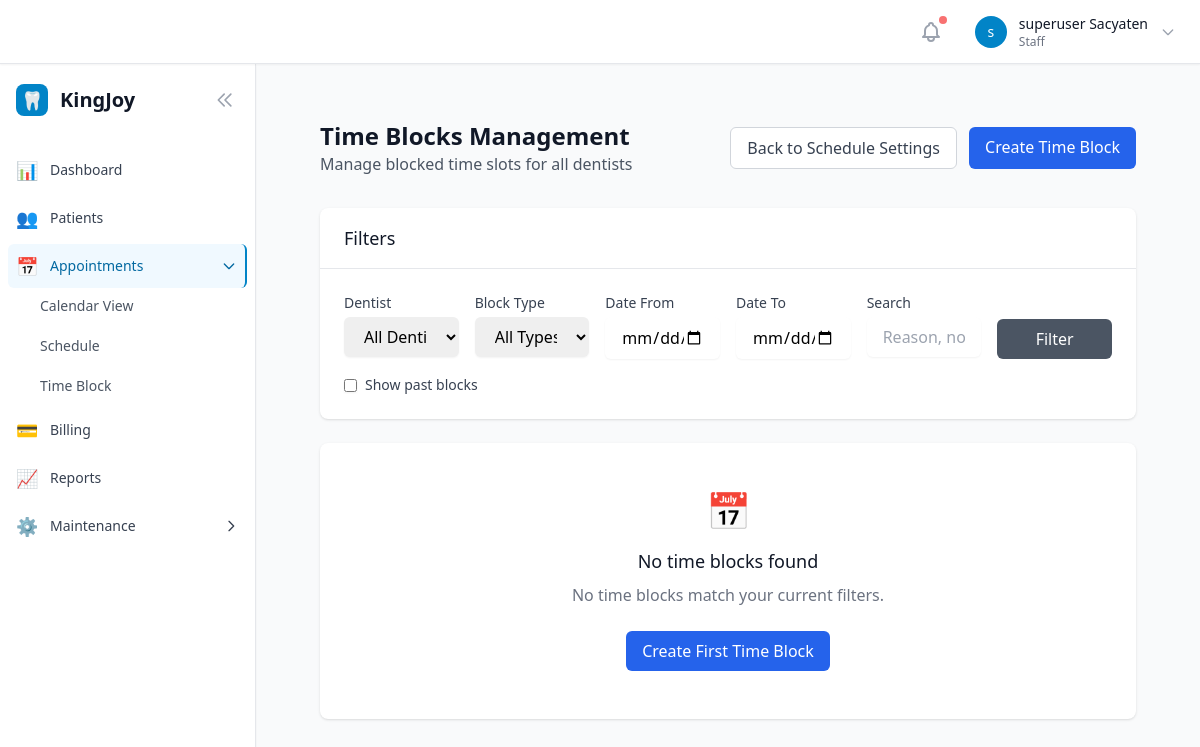
The page /appointments/time-blocks/ (signed in) on the database as committed earlier.
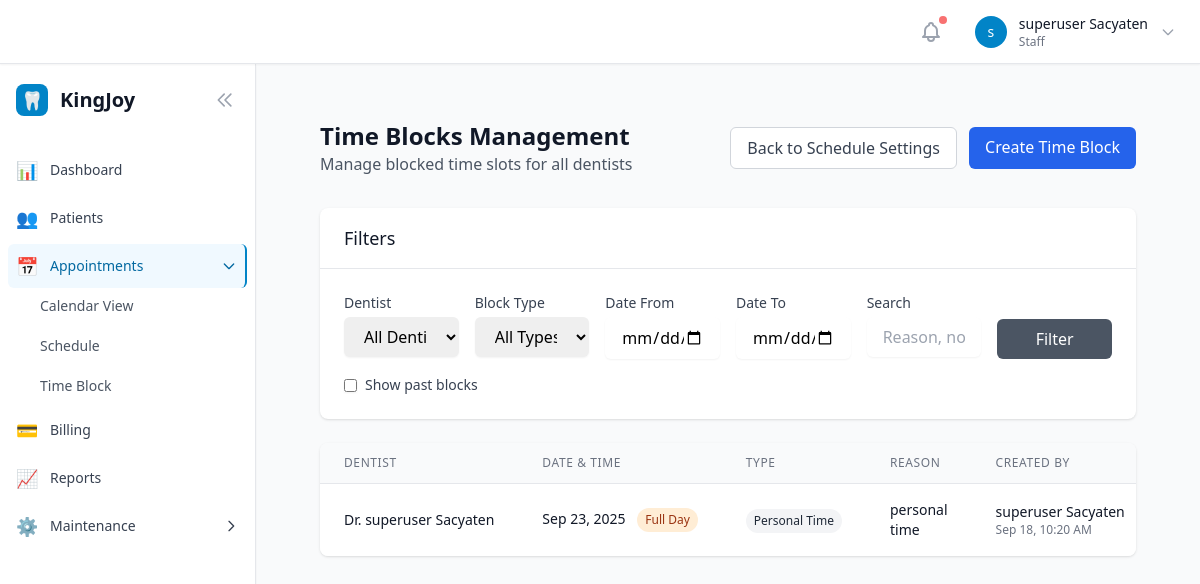
The same page on the database as committed later.
### appointments/models.py (models this page shows, shortened)
class TimeBlock(models.Model):
    BLOCK_TYPE_CHOICES = [
        ('vacation', 'Vacation'),
        ('sick_leave', 'Sick Leave'),
        ('meeting', 'Meeting'),
        ('training', 'Training'),
        ('maintenance', 'Equipment Maintenance'),
        ('personal', 'Personal Time'),
        ('other', 'Other'),
    ]
    dentist = models.ForeignKey('users.User', on_delete=models.CASCADE, related_name='time_blocks')
    date = models.DateField()
    start_time = models.TimeField(null=True, blank=True, help_text="Leave empty to block entire day")
    end_time = models.TimeField(null=True, blank=True, help_text="Leave empty to block entire day")
    block_type = models.CharField(max_length=20, choices=BLOCK_TYPE_CHOICES, default='other')
    reason = models.CharField(max_length=255)
    notes = models.TextField(blank=True)
    created_at = models.DateTimeField(auto_now_add=True)
    created_by = models.ForeignKey('users.User', on_delete=models.PROTECT, related_name='created_time_blocks')
    class Meta:
        ordering = ['date', 'start_time']
        indexes = [
            models.Index(fields=['dentist', 'date'], name='time_block_dentist_date_idx'),
            models.Index(fields=['date', 'start_time'], name='time_block_date_time_idx'),
        ]
        constraints = [
            models.CheckConstraint(
                check=models.Q(end_time__gt=models.F('start_time')) |
                      (models.Q(start_time__isnull=True) & models.Q(end_time__isnull=True)),
                name='timeblock_valid_times'
            ),
        ]
    @property
    def is_full_day(self):
        return self.start_time is None and self.end_time is None

### users/models.py (models this page shows, shortened)
class User(AbstractUser):
    role = models.ForeignKey(Role, on_delete=models.PROTECT, null=True, blank=True)
    phone = models.CharField(max_length=20, blank=True)
    is_active_dentist = models.BooleanField(default=False, help_text="Can accept appointments")
    created_at = models.DateTimeField(auto_now_add=True)
    updated_at = models.DateTimeField(auto_now=True)
    def has_permission(self, module_name):
        if self.is_superuser:
            return True
        if not self.role or self.role.is_archived:  # Users with archived roles lose access
            return False
        return self.role.permissions.get(module_name, False)
    @property
    def full_name(self):
        return self.get_full_name() or self.username

### appointments/schedule_views.py (the view, shortened to what this page needs)
# urls.py: path('time-blocks/', schedule_views.TimeBlockListView.as_view(), name='time_block_list'),
class TimeBlockListView(LoginRequiredMixin, ListView):
    model = TimeBlock
    template_name = 'appointments/time_block_list.html'
    context_object_name = 'time_blocks'
    paginate_by = 20
    def dispatch(self, request, *args, **kwargs):
        if not request.user.has_permission('appointments'):
            messages.error(request, 'You do not have permission to access this page.')
            return redirect('core:dashboard')
        return super().dispatch(request, *args, **kwargs)
    def get_queryset(self):
        queryset = TimeBlock.objects.select_related('dentist', 'created_by')
        dentist_id = self.request.GET.get('dentist')
        if dentist_id:
            queryset = queryset.filter(dentist_id=dentist_id)
        block_type = self.request.GET.get('block_type')
        if block_type:
            queryset = queryset.filter(block_type=block_type)
        date_from = self.request.GET.get('date_from')
        if date_from:
            try:
                date_from = datetime.strptime(date_from, '%Y-%m-%d').date()
                queryset = queryset.filter(date__gte=date_from)
            except ValueError:
                pass
        date_to = self.request.GET.get('date_to')
        if date_to:
            try:
                date_to = datetime.strptime(date_to, '%Y-%m-%d').date()
                queryset = queryset.filter(date__lte=date_to)
            except ValueError:
                pass
        show_past = self.request.GET.get('show_past')
        if not show_past:
            queryset = queryset.filter(date__gte=timezone.now().date())
        search = self.request.GET.get('search')
        return queryset.order_by('-date', '-start_time')
    def get_context_data(self, **kwargs):
        context = super().get_context_data(**kwargs)
        context.update({
            'dentists': User.objects.filter(is_active_dentist=True).order_by('first_name'),
            'block_types': TimeBlock.BLOCK_TYPE_CHOICES,
            'filters': {
                'dentist': self.request.GET.get('dentist', ''),
                'block_type': self.request.GET.get('block_type', ''),
                'date_from': self.request.GET.get('date_from', ''),
                'date_to': self.request.GET.get('date_to', ''),
                'show_past': self.request.GET.get('show_past', ''),
                'search': self.request.GET.get('search', ''),
            }
        })
        return context

### users/templatetags/user_tags.py (called while the page is built)
@register.filter
def has_permission(user, module_name):
    if not user or not user.is_authenticated:
        return False
    if user.is_superuser:
        return True
    if not hasattr(user, 'role') or not user.role:
        return False
    return user.role.permissions.get(module_name, False)

### templates/appointments/time_block_list.html (shortened to what the changed rows need)
{% extends 'base.html' %}
{% load static %}
{% block content %}
<div class="max-w-7xl mx-auto px-4 sm:px-6 lg:px-8 py-8">
    <div class="flex justify-between items-center mb-8">
        <div>
            <h1 class="text-2xl font-bold text-gray-900">Time Blocks Management</h1>
        </div>
    </div>
    <div class="bg-white rounded-lg shadow mb-6">
        <div class="px-6 py-4 border-b border-gray-200">
            <h2 class="text-lg font-medium text-gray-900">Filters</h2>
        </div>
    </div>
    <div class="bg-white rounded-lg shadow overflow-hidden">
        {% if time_blocks %}
            <div class="overflow-x-auto">
                <table class="min-w-full divide-y divide-gray-200">
                    <thead class="bg-gray-50">
                        <tr>
                            <th class="px-6 py-3 text-left text-xs font-medium text-gray-500 uppercase tracking-wider">
                                Dentist
                            </th>
                            <th class="px-6 py-3 text-left text-xs font-medium text-gray-500 uppercase tracking-wider">
                                Date & Time
                            </th>
                            <th class="px-6 py-3 text-left text-xs font-medium text-gray-500 uppercase tracking-wider">
                                Type
                            </th>
                            <th class="px-6 py-3 text-left text-xs font-medium text-gray-500 uppercase tracking-wider">
                                Reason
                            </th>
                            <th class="px-6 py-3 text-left text-xs font-medium text-gray-500 uppercase tracking-wider">
                                Created By
                            </th>
                        </tr>
                    </thead>
                    <tbody class="bg-white divide-y divide-gray-200">
                        {% for block in time_blocks %}
                            <tr class="hover:bg-gray-50">
                                <td class="px-6 py-4 whitespace-nowrap">
                                    <div class="text-sm font-medium text-gray-900">
                                        Dr. {{ block.dentist.full_name }}
                                    </div>
                                </td>
                                <td class="px-6 py-4 whitespace-nowrap">
                                    <div class="text-sm text-gray-900">
                                        {{ block.date|date:"M j, Y" }}
                                        {% if block.is_full_day %}
                                            <span class="inline-flex items-center px-2 py-1 rounded-full text-xs font-medium bg-orange-100 text-orange-800 ml-2">
                                                Full Day
                                            </span>
                                        {% else %}
                                            <div class="text-xs text-gray-500">
                                                {{ block.start_time|time:"g:i A" }} - {{ block.end_time|time:"g:i A" }}
                                            </div>
                                        {% endif %}
                                    </div>
                                </td>
                                <td class="px-6 py-4 whitespace-nowrap">
                                    <span class="inline-flex items-center px-2 py-1 rounded-full text-xs font-medium
                                        {% if block.block_type == 'vacation' %}bg-blue-100 text-blue-800
                                        {% elif block.block_type == 'sick_leave' %}bg-red-100 text-red-800
                                        {% elif block.block_type == 'meeting' %}bg-yellow-100 text-yellow-800
                                        {% else %}bg-gray-100 text-gray-800{% endif %}">
                                        {{ block.get_block_type_display }}
                                    </span>
                                </td>
                                <td class="px-6 py-4">
                                    <div class="text-sm text-gray-900">{{ block.reason|truncatechars:30 }}</div>
                                </td>
                                <td class="px-6 py-4 whitespace-nowrap">
                                    <div class="text-sm text-gray-900">{{ block.created_by.full_name }}</div>
                                    <div class="text-xs text-gray-500">{{ block.created_at|date:"M j, g:i A" }}</div>
                                </td>
                            </tr>
                        {% endfor %}
                    </tbody>
                </table>
            </div>
        {% else %}
            <div class="text-center py-12">
                <div class="text-gray-400 text-4xl mb-4">📅</div>
                <h3 class="text-lg font-medium text-gray-900 mb-2">No time blocks found</h3>
                <p class="text-gray-500 mb-6">No time blocks match your current filters.</p>
                <a
                    href="{% url 'appointments:time_block_create' %}"
                    class="inline-flex items-center px-4 py-2 bg-blue-600 text-white rounded-md hover:bg-blue-700 transition-colors"
                >
                    Create First Time Block
                </a>
            </div>
        {% endif %}
    </div>
</div>
{% endblock %}

Rows that differ between the two databases and show on the page:
added TimeBlock: dentist.full_name "superuser Sacyaten", date "Sep 23, 2025", shows "Full Day", block_type "Personal Time", reason "personal time", created_by.full_name "superuser Sacyaten", created_at "Sep 18, 10:20 AM"
Other text that changed with them:
text no longer shown: "📅 No time blocks found No time blocks match your current filters. Create First Time Block"
text now shown: "DENTIST DATE & TIME TYPE REASON CREATED BY"
